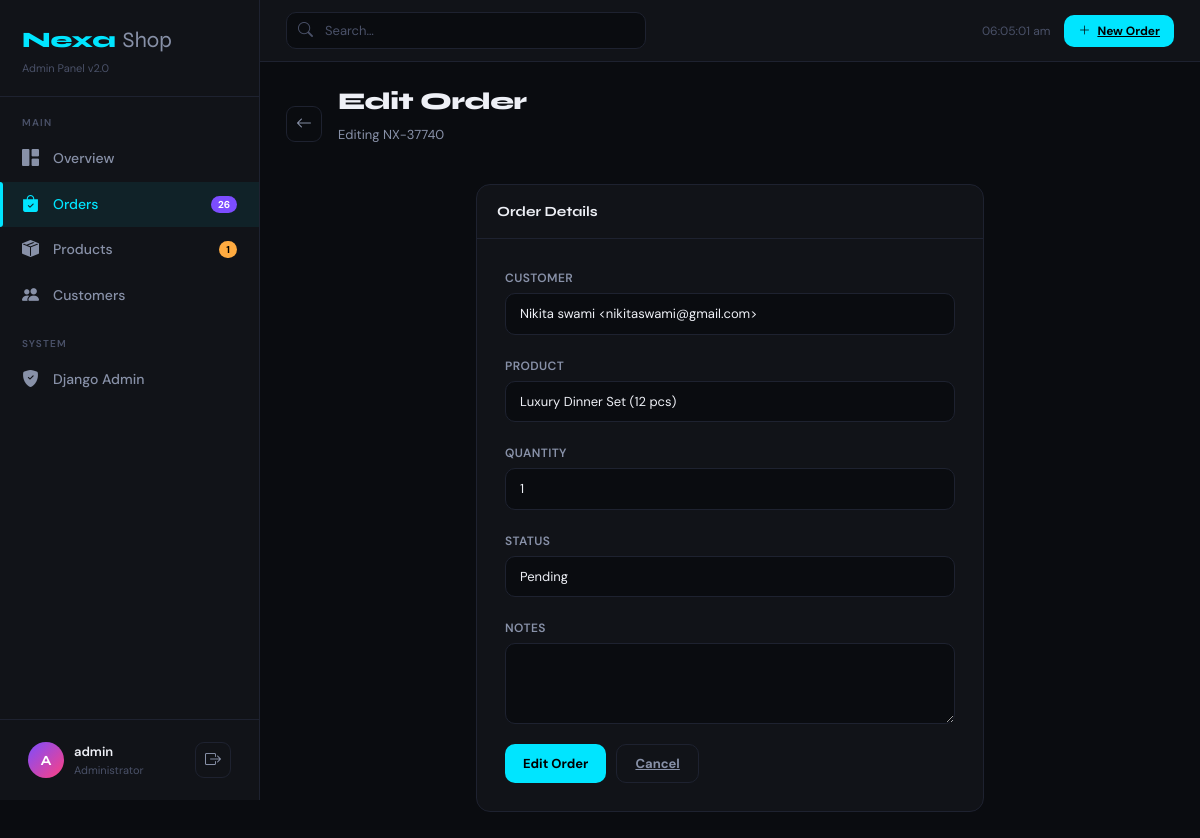
Page /orders/161/edit/ (signed in) on the committed database.
### dashboard/models.py (models this page shows, shortened)
class Order(models.Model):
    STATUS_CHOICES = [
        ('pending', 'Pending'),
        ('processing', 'Processing'),
        ('shipped', 'Shipped'),
        ('completed', 'Completed'),
        ('cancelled', 'Cancelled'),
    ]
    STATUS_COLORS = {
        'pending': 'warning',
        'processing': 'info',
        'shipped': 'primary',
        'completed': 'success',
        'cancelled': 'danger',
    }
    order_id = models.CharField(max_length=20, unique=True)
    customer = models.ForeignKey(Customer, on_delete=models.CASCADE, related_name='orders')
    product = models.ForeignKey(Product, on_delete=models.CASCADE, related_name='orders')
    quantity = models.PositiveIntegerField(default=1)
    amount = models.DecimalField(max_digits=12, decimal_places=2)
    status = models.CharField(max_length=20, choices=STATUS_CHOICES, default='pending')
    notes = models.TextField(blank=True)
    created_at = models.DateTimeField(default=timezone.now)
    updated_at = models.DateTimeField(auto_now=True)
    class Meta:
        ordering = ['-created_at']

### dashboard/views.py (the view)
# urls.py: path('orders/<int:pk>/edit/', views.order_edit, name='order_edit'),
@login_required
def order_edit(request, pk):
    order = get_object_or_404(Order, pk=pk)
    form = OrderForm(instance=order)
    if request.method == 'POST':
        form = OrderForm(request.POST, instance=order)
        if form.is_valid():
            form.save()
            messages.success(request, 'Order updated!')
            return redirect('order_detail', pk=pk)
    return render(request, 'orders/form.html', {'page': 'orders', 'form': form, 'action': 'Edit', 'order': order})

### dashboard/forms.py (shortened to what this page needs)
class OrderForm(forms.ModelForm):
    class Meta:
        model = Order
        fields = ['customer', 'product', 'quantity', 'status', 'notes']
        widgets = {
            'customer': forms.Select(attrs={'class': 'form-select'}),
            'product': forms.Select(attrs={'class': 'form-select'}),
            'quantity': forms.NumberInput(attrs={'class': 'form-control', 'min': 1}),
            'status': forms.Select(attrs={'class': 'form-select'}),
            'notes': forms.Textarea(attrs={'class': 'form-control', 'rows': 3}),
        }

### dashboard/context_processors.py (called while the page is built)
def sidebar_context(request):
    return {
        'pending_orders': Order.objects.filter(status='pending').count(),
        'low_stock_products': Product.objects.filter(stock__lt=10).count(),
    }

### dashboard/models.py (called while the page is built)
    def __str__(self):
        return self.name

    def __str__(self):
        return f"{self.name} <{self.email}>"

### templates/orders/form.html (shortened to what this page needs)
{% extends "base.html" %}
{% block content %}
<div class="page-hdr anim">
  <div class="d-flex align-items-center gap-3">
    <a href="{% url 'order_list' %}" class="ib"><i class="bi bi-arrow-left"></i></a>
    <div>
      <h1 class="page-title">{{ action }} Order</h1>
      <p class="page-sub">
        {% if order %}Editing {{ order.order_id }}{% else %}Create a new order{% endif %}
      </p>
    </div>
  </div>
</div>
<div class="row justify-content-center">
  <div class="col-lg-7">
    <div class="card-nx anim">
      <div class="card-head"><div class="card-title">Order Details</div></div>
      <div style="padding:28px">
        <form method="post">
          {% for field in form %}
          <div style="margin-bottom:20px">
            <label class="form-label">{{ field.label }}</label>
            {{ field }}
          </div>
          {% endfor %}
          <div style="display:flex;gap:10px;margin-top:8px">
            <button type="submit" class="btn-nx btn-primary-nx">{{ action }} Order</button>
            <a href="{% url 'order_list' %}" class="btn-nx btn-ghost">Cancel</a>
          </div>
        </form>
      </div>
    </div>
  </div>
</div>
{% endblock %}

### templates/base.html (shortened to what this page needs)
{% load static %}
<!DOCTYPE html>
<html lang="en">
<head>
<link href="https://cdn.jsdelivr.net/npm/bootstrap@5.3.0/dist/css/bootstrap.min.css" rel="stylesheet"/>
<link href="https://cdn.jsdelivr.net/npm/bootstrap-icons@1.11.3/font/bootstrap-icons.min.css" rel="stylesheet"/>
<link rel="stylesheet" href="{% static 'css/style.css' %}">
</head>
<body>
<aside class="sidebar" id="sidebar">
  <div class="sb-logo">
    <div class="brand">
      Nexa
      <span>Shop</span>
    </div>
    <small>Admin Panel v2.0</small>
  </div>
  <nav class="sb-nav">
    <div class="nav-lbl">Main</div>
    <a href="{% url 'dashboard' %}" class="nav-link {% if page == 'dashboard' %}active{% endif %}">
      <i class="bi bi-grid-1x2-fill"></i>
      Overview
    </a>
    <a href="{% url 'order_list' %}" class="nav-link {% if page == 'orders' %}active{% endif %}">
      <i class="bi bi-bag-check-fill"></i>Orders
      {% if pending_orders %}
      <span class="nav-badge">{{ pending_orders }}</span>
      {% endif %}
    </a>
    <a href="{% url 'product_list' %}" class="nav-link {% if page == 'products' %}active{% endif %}">
      <i class="bi bi-box-seam-fill"></i>Products
      {% if low_stock_products %}
      <span class="nav-badge warn">{{ low_stock_products }}</span>
      {% endif %}
    </a>
    <a href="{% url 'customer_list' %}" class="nav-link {% if page == 'customers' %}active{% endif %}">
      <i class="bi bi-people-fill"></i>
      Customers
    </a>
    <div class="nav-lbl">System</div>
    <a href="/admin/" class="nav-link" target="_blank">
      <i class="bi bi-shield-fill-check"></i>
      Django Admin
    </a>
  </nav>
  <div class="sb-footer">
    <div class="user-row">
      <div class="avatar">{{ request.user.username|first|upper }}</div>
      <div>
        <div style="font-weight:600;font-size:13px;color:var(--t1)">{{ request.user.username }}</div>
        <div style="font-size:11px;color:var(--t3)">Administrator</div>
      </div>
      <a href="{% url 'logout' %}" class="ms-auto ib" title="Logout">
        <i class="bi bi-box-arrow-right"></i>
      </a>
    </div>
  </div>
</aside>
<div class="main">
  <header class="topbar">
    <form class="search-wrap" method="get">
      <i class="bi bi-search"></i>
      <input name="q" type="search" placeholder="Search…" value="{{ request.GET.q }}"/>
    </form>
    <div class="topbar-right">
      <span style="font-size:12px;color:var(--t3);padding:0 8px" id="live-time"></span>
      <a href="{% url 'order_create' %}" class="btn-nx btn-primary-nx" style="font-size:12px;padding:7px 14px">
        <i class="bi bi-plus-lg"></i>
        New Order
      </a>
    </div>
  </header>
  <main class="page-body">
    {% block content %}{% endblock %}
  </main>
</div>
</body>
</html>

### rows in the picture
Order: order_id "NX-37740", form "Nikita swami <nikitaswami@gmail.com>" "Luxury Dinner Set (12 pcs)" "1" "Pending"

### other values in the picture
{{ pending_orders }} "26"
{{ low_stock_products }} "1"
{{ request.user.username|first|upper }} "A"
{{ request.user.username }} "admin"
{{ action }} "Edit"
{{ field.label }} "CUSTOMER" "PRODUCT" "QUANTITY" "STATUS" "NOTES"
